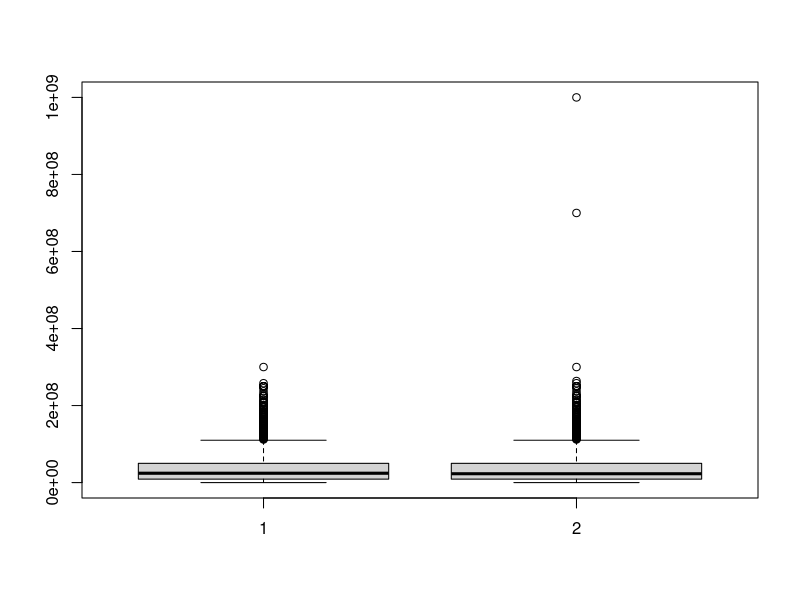
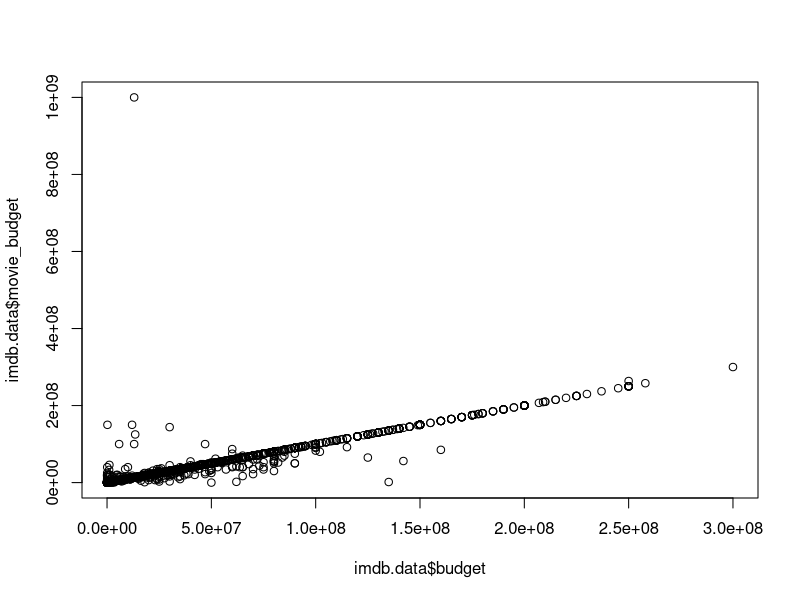

The R source for these figures, in order: (Note: this script raises an error after producing the figures.)
#packages


#Cleaning Script
imdb.data = read.csv('data_final.csv')
str(imdb.data)
names(imdb.data)
imdb.data = imdb.data[,-c(60:71)] #removing X columns

## Correcting wrong categorical variables into numeric variables
imdb.data$actor_1_star_meter = as.numeric(imdb.data$actor_1_star_meter)
imdb.data$actor_2_star_meter = as.numeric(imdb.data$actor_2_star_meter)
imdb.data$actor_3_star_meter = as.numeric(imdb.data$actor_3_star_meter)
imdb.data$critic_reviews_number = as.numeric(imdb.data$critic_reviews_number)
imdb.data$user_reviews_number = as.numeric(imdb.data$user_reviews_number)
imdb.data$user_votes_number = as.numeric(imdb.data$user_votes_number)

## Identifying NAs in rows

getNA = function(row){ any(is.na(row))}
rows.NA = which(apply(imdb.data, 1, getNA)==TRUE)  # get which rows have at least one NA
length(rows.NA)/nrow(imdb.data) #Calculate % of rows with NA values

## Identifying NAs in columns
col.NA = which(apply(imdb.data, 2, getNA)==TRUE)  # get which cols have at least one NA

sort(apply(imdb.data[,col.NA], 2, function(cols) {sum(is.na(cols))/length(cols)}),decreasing = TRUE)#Calculate % of NAs per predictor

    #budget and movie budget have the largest amount of NA values, let's explore those two:
    summary(imdb.data$budget)
    summary(imdb.data$movie_budget)
    boxplot(imdb.data$budget,imdb.data$movie_budget)
    plot(imdb.data$budget,imdb.data$movie_budget)
    cor(imdb.data$budget,imdb.data$movie_budget, use = "complete.obs")

    #We can eliminate one of the columns, we will go with budget and also plot_keywords (both greater than 1% of NAs)
    
  imdb.data.noNA = imdb.data[,-c(8,36)]
  rows.NA2 = which(apply(imdb.data.noNA, 1, getNA)==TRUE)   
  length(rows.NA2)/nrow(imdb.data.noNA) 
  
  medianImput <- preProcess(imdb.data.noNA, method='medianImpute') #predicting missing numerical variables using medianImpute
  
  imdb.data.noNA2 = predict(medianImput,imdb.data.noNA)
  rows.NA3 = which(apply(imdb.data.noNA2, 1, getNA)==TRUE)   
  length(rows.NA3)/nrow(imdb.data.noNA2)
  boxplot(imdb.data.noNA2$movie_budget)
  col.NA2 = which(apply(imdb.data.noNA2, 2, getNA)==TRUE)  # get which cols have at least one NA
  sort(apply(imdb.data.noNA2[,col.NA2], 2, function(cols) {sum(is.na(cols))/length(cols)}),decreasing = TRUE)#Calculate % of NAs per predictor


  imdb.data.cont = select_if(imdb.data.noNA2, is.numeric)
  imdb.data.noNA3 = imdb.data.noNA2[-rows.NA3,] #This is the database without NAs


